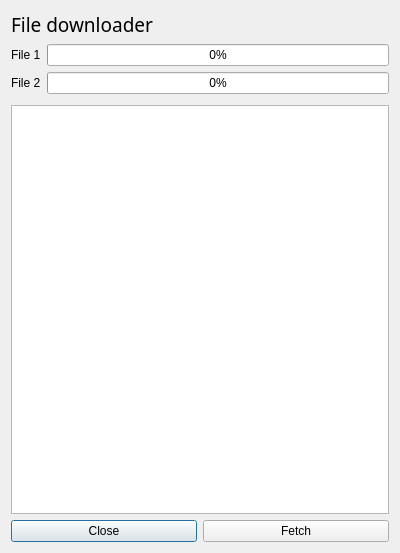
<?xml version="1.0" encoding="UTF-8"?>
<ui version="4.0">
 <class>DialogDownload</class>
 <widget class="QDialog" name="DialogDownload">
  <property name="geometry">
   <rect>
    <x>0</x>
    <y>0</y>
    <width>400</width>
    <height>553</height>
   </rect>
  </property>
  <property name="sizePolicy">
   <sizepolicy hsizetype="Fixed" vsizetype="Fixed">
    <horstretch>0</horstretch>
    <verstretch>0</verstretch>
   </sizepolicy>
  </property>
  <property name="windowTitle">
   <string>File downloader</string>
  </property>
  <layout class="QGridLayout" name="gridLayout">
   <item row="0" column="0">
    <widget class="QLabel" name="label">
     <property name="font">
      <font>
       <family>HoloLens MDL2 Assets</family>
       <pointsize>14</pointsize>
      </font>
     </property>
     <property name="text">
      <string>File downloader</string>
     </property>
    </widget>
   </item>
   <item row="6" column="0">
    <widget class="QTextBrowser" name="textBrowser"/>
   </item>
   <item row="2" column="0">
    <layout class="QGridLayout" name="gridLayout_2">
     <item row="1" column="1">
      <widget class="QProgressBar" name="firstFileProgress">
       <property name="value">
        <number>0</number>
       </property>
      </widget>
     </item>
     <item row="2" column="1">
      <widget class="QProgressBar" name="secondFileProgress">
       <property name="value">
        <number>0</number>
       </property>
      </widget>
     </item>
     <item row="1" column="0">
      <widget class="QLabel" name="label_2">
       <property name="text">
        <string>File 1</string>
       </property>
      </widget>
     </item>
     <item row="2" column="0">
      <widget class="QLabel" name="label_3">
       <property name="text">
        <string>File 2</string>
       </property>
      </widget>
     </item>
    </layout>
   </item>
   <item row="8" column="0">
    <layout class="QHBoxLayout" name="horizontalLayout">
     <item>
      <widget class="QPushButton" name="abortBtn">
       <property name="text">
        <string>Close</string>
       </property>
      </widget>
     </item>
     <item>
      <widget class="QPushButton" name="retryBtn">
       <property name="text">
        <string>Fetch</string>
       </property>
      </widget>
     </item>
    </layout>
   </item>
   <item row="3" column="0">
    <spacer name="verticalSpacer">
     <property name="orientation">
      <enum>Qt::Vertical</enum>
     </property>
     <property name="sizeType">
      <enum>QSizePolicy::Preferred</enum>
     </property>
     <property name="sizeHint" stdset="0">
      <size>
       <width>5</width>
       <height>5</height>
      </size>
     </property>
    </spacer>
   </item>
  </layout>
 </widget>
 <resources/>
 <connections/>
</ui>
